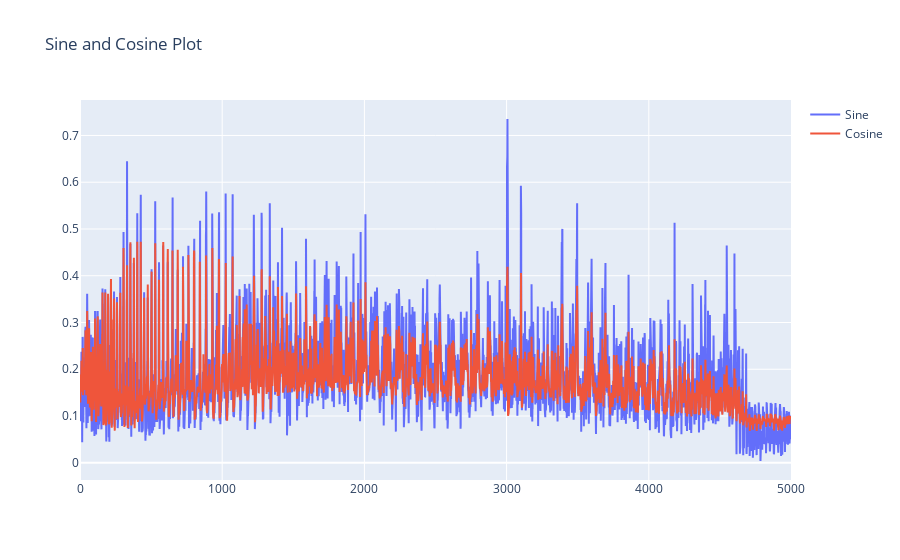

Notebook code for this chart:
### Code cell
import numpy as np
import plotly.graph_objs as go
import plotly.io as pio
from plotly.offline import init_notebook_mode, iplot

# Create two numpy arrays with some sample data
x = np.linspace(0, 5000, 4868)
y1 = (snapshot.y.detach().cpu().reshape(-1,))
y2 = (y_pred.detach().cpu().reshape(-1,))

# Create the traces for each line
trace1 = go.Scatter(x=x, y=y1, mode='lines', name='Sine')
trace2 = go.Scatter(x=x, y=y2, mode='lines', name='Cosine')

# Create the layout for the plot
layout = go.Layout(title='Sine and Cosine Plot')

# Create the figure object and add the traces and layout
fig = go.Figure(data=[trace1, trace2], layout=layout)

iplot(fig)

# Show the plot

### Figure 1 — Plotly figure (JSON) as saved in the notebook; plotly's stock layout.template omitted (floating-point values rounded to 4 significant figures; data arrays with more than 128 entries replaced by an {"elided": "..."} marker saying what was removed)
{"data": [{"mode": "lines", "name": "Sine", "type": "scatter", "x": {"elided": "4868 float values"}, "y": {"elided": "4868 float values"}}, {"mode": "lines", "name": "Cosine", "type": "scatter", "x": {"elided": "4868 float values"}, "y": {"elided": "4868 float values"}}], "layout": {"title": {"text": "Sine and Cosine Plot"}}}
